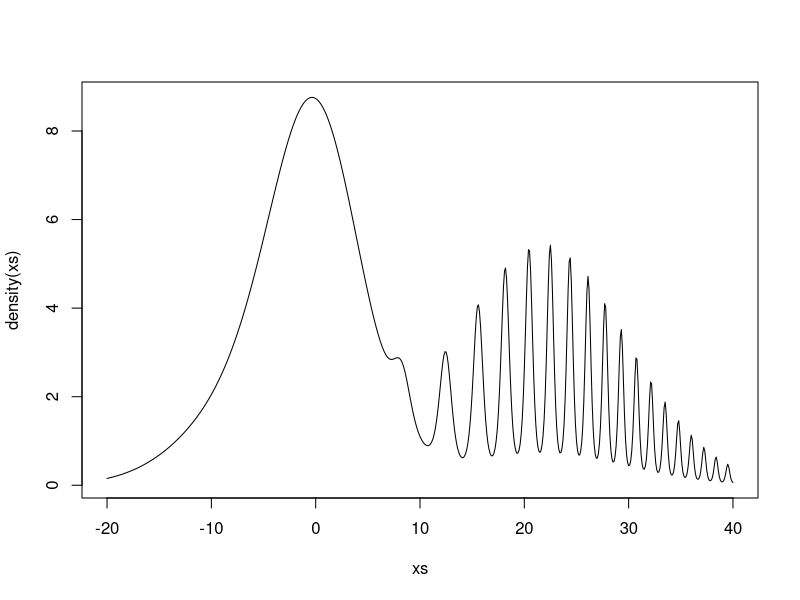
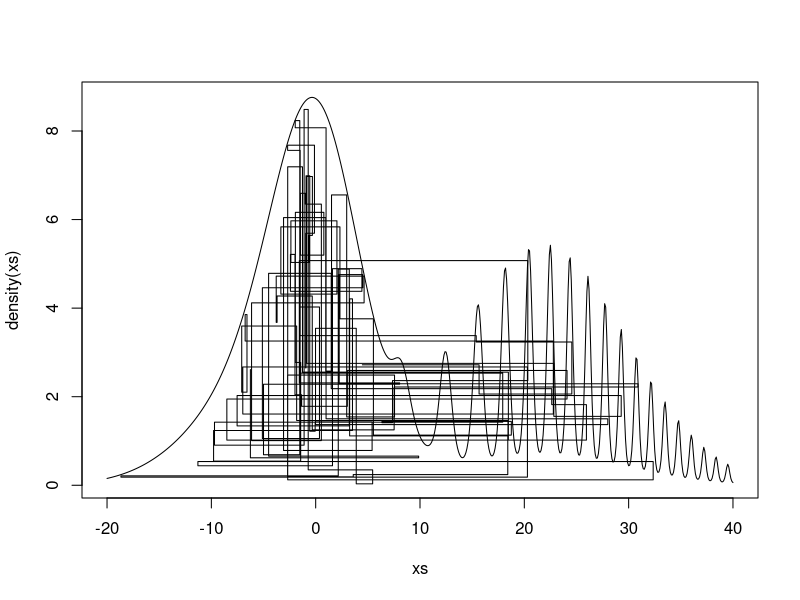
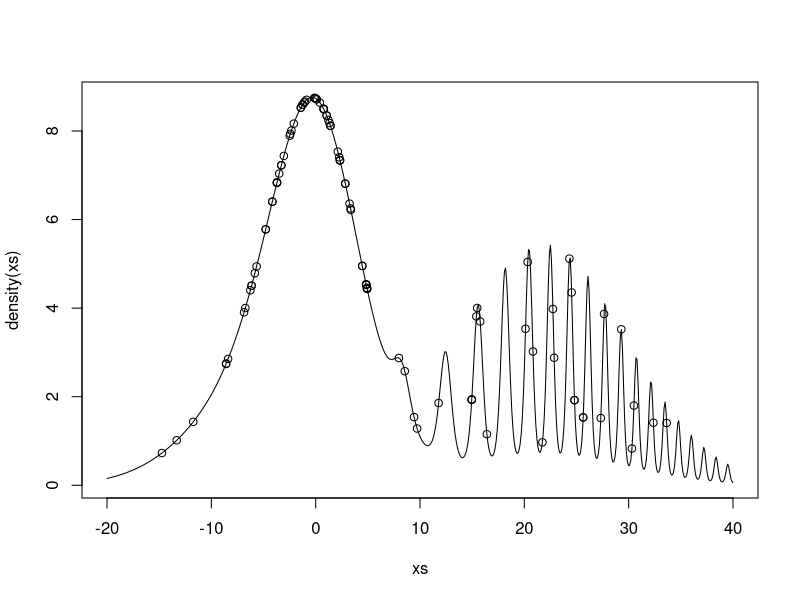
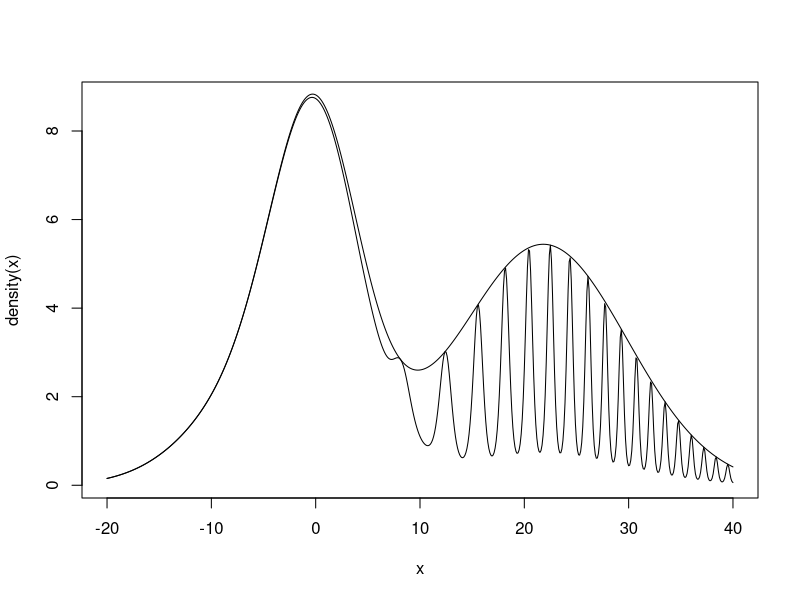

Here is the R script that generated these plots, in order:
## ---- chunk 1
ID <-  c(1,6,3,0,0,2,2)
density <- function(x) {
    t1 <- ID[7] * exp(-sin((ID[1] * x ** 2)/(15 - ID[1])) 
                      - (x - 3 - ID[2] * pi) ** 2 / (2 * (5 + ID[3]) ** 2))
    t2 <- 2 * (1 + ID[7]) * exp(- x**2 /32)
    t3 <- (10 - ID[7]) * exp(-cos(ID[4] * x ** 2 / (15 + ID[4])) 
                      - (x + 3 + ID[5] * pi)**2/(2*(5+ID[6])**2))
    return(t1 + t2 + t3)
}
## ---- chunk 2
xs <- seq(-20, 40, 0.1)
plot(xs, density(xs), type="l")
## ---- chunk 3
MH <- function(num_samples, x0 = 0, temperature_scheme = rep(1, num_samples), sd = 1){
    samples <- matrix(nrow = num_samples + 1)
    samples[1] <- x0
    for (i in 1:num_samples) {
        proposal <- rnorm(1, mean = samples[i], sd = sd)
        if (runif(1) <= (density(proposal) / density(samples[i])) ** temperature_scheme[i]) {
            samples[i+1] <- proposal
        } else {samples[i+1] <- samples[i]}
    }
    return(samples[2:num_samples+1])
}
## ---- chunk 4
simulated_annealing <- function(num_samples, max_temp = 10, x0 = 0, sd = 1) {
    temperature_scheme = seq(1, max_temp, length.out = num_samples)
    samples <- MH(num_samples, x0 = x0, temperature_scheme = temperature_scheme, sd = sd)
    
    mode <- NULL
    density_mode <- -1
    for (sample in samples){
        if (density(sample) > density_mode){
            mode <- sample
            density_mode <- density(sample)
        }
    }
    return(mode)
}
## ---- chunk 5
simulated_annealing(10000)
## ---- chunk 6
esjd <- function(samples) {
    total_distance <- 0
    for (i in 2:length(samples)){
        total_distance <- total_distance + (samples[i] - samples[i-1]) ** 2
    }
    return(total_distance / (length(samples) - 1))
}
## ---- chunk 7
for (sd in c(1,2,4,8,16,32,64)) {
    samples <- MH(1000, sd = sd)
    print(paste("Standard Deviation: ", sd, " | ESJD:", esjd(samples)))
}
## ---- chunk 8
slice_sampler <- function(num_samples, x0 = 0, y0 = 1, show_ar = TRUE) {
    samples <- matrix(nrow = num_samples + 1, ncol = 2)
    samples[1,] <- c(x0,y0)
    num_proposals <- 0
    num_accepted <- 0
    for (i in 1:num_samples){
        lskew <- sqrt(-130 * (log(samples[i,2]) - 10))
        rskew <- sqrt(-128 * (log(samples[i,2]) - 2 * exp(1)))
        min_x = min(0.35 - lskew, 3 + 6 * pi - rskew)
        max_x = max(0.35 + lskew, 3 + 6 * pi + rskew)
        
        new_x <- NULL
        while (TRUE) {
            proposal <- runif(1, min_x, max_x)
            num_proposals <- num_proposals + 1
            if (density(proposal) > samples[i,2]) {
                new_x <- proposal
                num_accepted <- num_accepted + 1
                break
            }
        }
        
        new_y <- runif(1, 0, density(new_x))
        samples[i+1,] <- c(new_x, new_y)
    }
    if (show_ar){print(paste("Acceptance Rate: ", num_accepted / num_proposals))}
    return(samples[2:num_samples+1,])
}
## ---- chunk 9
samples <- slice_sampler(10000)
esjd(samples[,1])
plot(xs, density(xs), type = "l")
lines(samples[1:100,1], samples[1:100,2], type="s")
## ---- chunk 10
rgmm <- function(num = 1) {
    choice <- runif(num)
    samples <- c(rnorm(length(choice[choice < 0.4937]), mean = 3 + 6 * pi, sd = 8))
    samples <- c(samples, rnorm(length(choice[0.4937 <= choice & choice < 0.7661]), mean = 0, sd = 4))
    samples <- c(samples, rnorm(length(choice[0.7661 <= choice]), mean = -3, sd = 7))
    return(samples)
}

dgmm <- function(x) {
    return(0.4937 * dnorm(x, mean = 3 + 6 * pi, sd = 8) +
           0.2724 * dnorm(x, mean = 0, sd = 4) +
           0.2339 * dnorm(x, mean = -3, sd = 7))
}

indep_sampler <- function(num_samples, x0 = 0){
    samples <- matrix(nrow = num_samples + 1)
    samples[1] <- x0
    for (i in 1:num_samples) {
        proposal <- rgmm(1)
        acceptance_prob <- (density(proposal) / density(samples[i])) * (dgmm(samples[i]) / dgmm(proposal))
        if (runif(1) < acceptance_prob) {
            samples[i + 1] <- proposal
        } else {
            samples[i + 1] <- samples[i]
        }
    }
    return(samples[2:num_samples+1])
}
## ---- chunk 11
samples <- indep_sampler(10000)
esjd(samples)
plot(xs, density(xs), type = "l")
points(samples[1:100], density(samples[1:100]))
## ---- chunk 12
gmm_bound <- function(x) {
    t1 <- ID[7] * exp(1 - (x - 3 - ID[2] * pi) ** 2 / (2 * (5 + ID[3]) ** 2))
    t2 <- 2 * (1 + ID[7]) * exp(- x**2 /32)
    t3 <- (10 - ID[7]) * exp(-1 - (x + 3 + ID[5] * pi)**2/(2*(5+ID[6])**2))
    return(t1 + t2 + t3)
}
x <- seq(-20,40, 0.1)
plot(x, density(x), type="l")
lines(x, gmm_bound(x))
## ---- chunk 13
rej_sampler <- function(num_samples = 1){
    samples <- c()
    pseudo_m <- 1
    while (length(samples) < num_samples) {
        quantity <- pseudo_m * (num_samples - length(samples))
        proposals <- rgmm(quantity)
        accepted_samples <- proposals[density(proposals) > runif(quantity, 0, gmm_bound(proposals))]
        samples <- c(samples, accepted_samples)
        
        pseudo_m <- quantity / length(accepted_samples)
        print(paste("Acceptance Rate: ", 1 / pseudo_m))
    }
    return(samples[1:num_samples])
}

## ---- chunk 14
start_time <- Sys.time()
samples <- rej_sampler(1000000)
end_time <- Sys.time()
end_time-start_time
